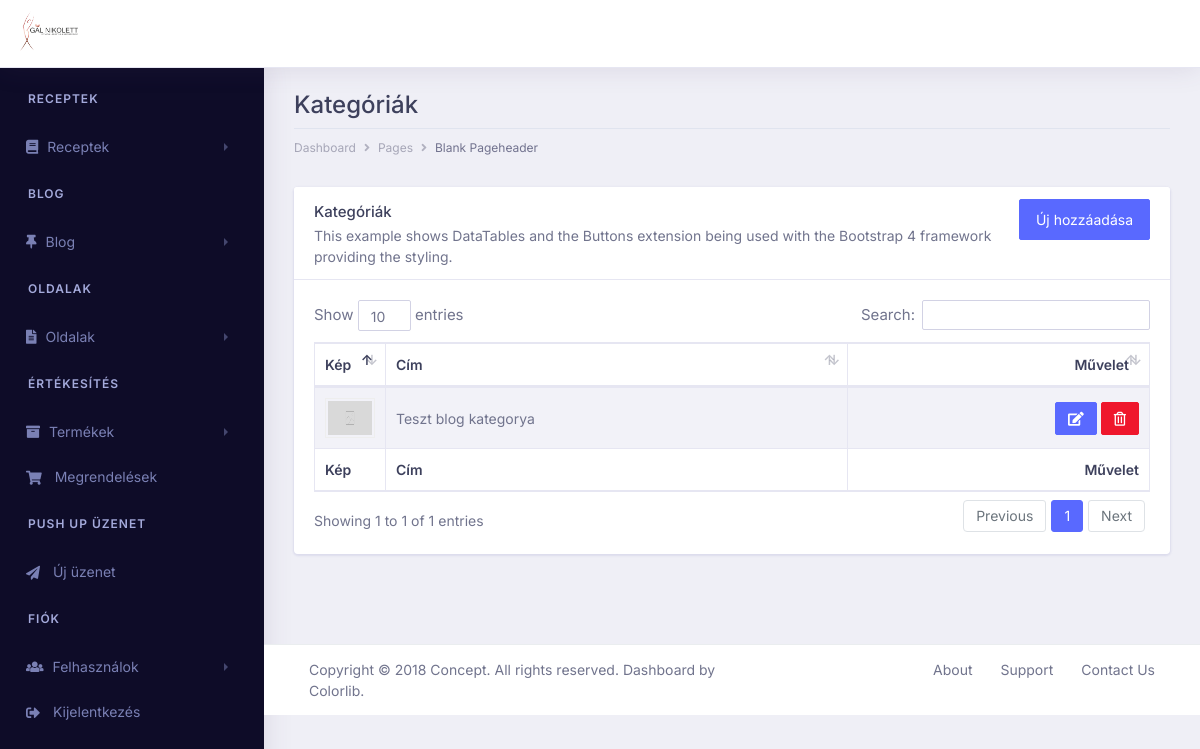
Before: /blog/categories (signed in) with the older database file.
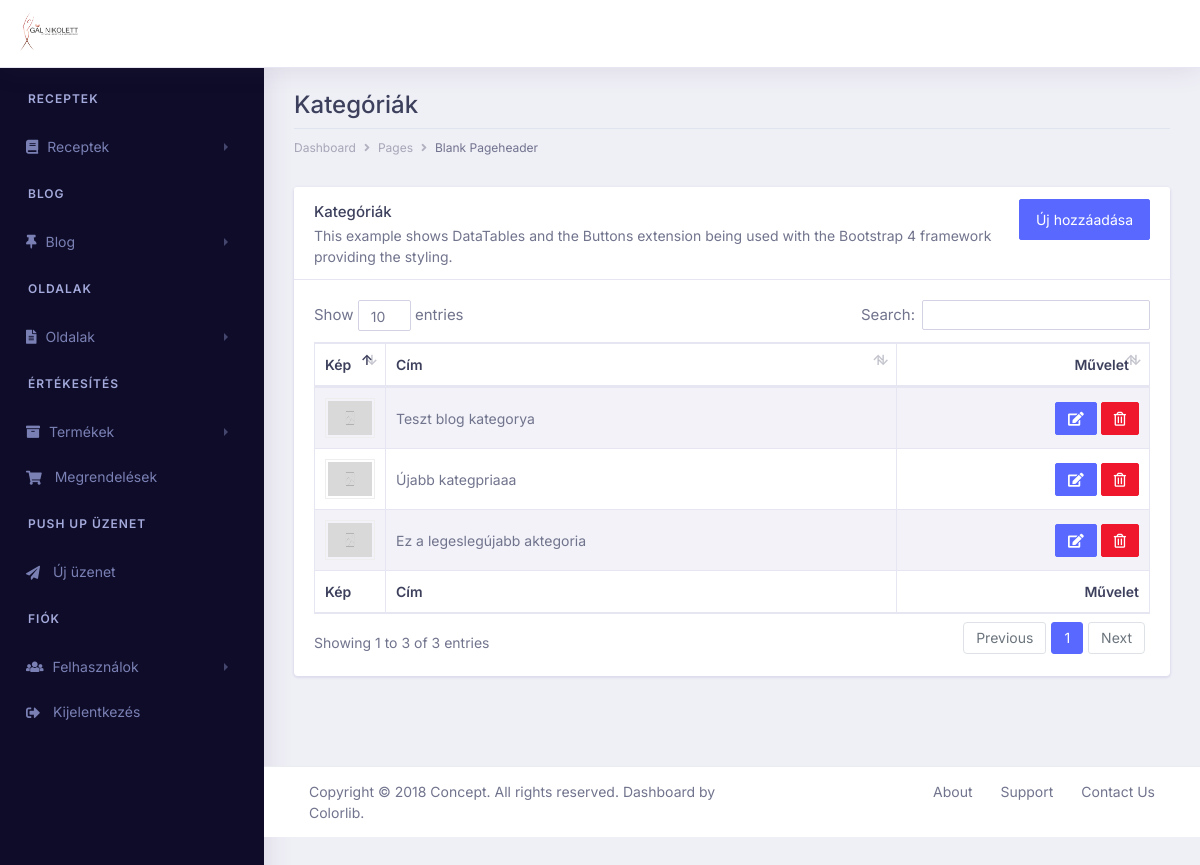
After: the same page with the newer database file.
### blog/models.py (models this page shows, shortened)
class BlogCategory(models.Model):
    blog_category_name = models.CharField(max_length=200, db_index=True)
    blog_category_image = models.ImageField(upload_to='blog/category', default='blog/category/default.jpg')

### blog/views.py (the view)
# urls.py: path('categories', views.index_category, name='blog_category_index'),
@login_required
def index_category(request):
    try:
        categories = BlogCategory.objects.all()
    except BlogCategory.DoesNotExist:
        raise Http404("404 | Nem létezik!")
    return render(request, 'blog/index_category.html', {'categories':categories})

### blog/templates/blog/index_category.html (shortened to what this page needs)
{% extends "../base_blog.html" %}
{% block content %}
    <div class="row">
        <div class="col-xl-12 col-lg-12 col-md-12 col-sm-12 col-12">
            <div class="page-header">
                <h2 class="pageheader-title">Kategóriák</h2>
                <div class="page-breadcrumb">
                    <nav aria-label="breadcrumb">
                        <ol class="breadcrumb">
                            <li class="breadcrumb-item"><a href="#" class="breadcrumb-link">Dashboard</a></li>
                            <li class="breadcrumb-item"><a href="#" class="breadcrumb-link">Pages</a></li>
                            <li class="breadcrumb-item active" aria-current="page">Blank Pageheader</li>
                        </ol>
                    </nav>
                </div>
            </div>
        </div>
    </div>
    <div class="row">
        <div class="col-xl-12 col-lg-12 col-md-12 col-sm-12 col-12">
            <div class="card">
                <div class="card-header">
                    <div class="float-right">
                        <a href="{% url 'blog_category_create' %}" class="btn btn-primary">Új hozzáadása</a>
                    </div>
                    <h5 class="mb-0">Kategóriák</h5>
                    <p>This example shows DataTables and the Buttons extension being used with the Bootstrap 4 framework providing the styling.</p>
                </div>
                <div class="card-body">
                    <div class="table-responsive">
                        <table id="example" class="table table-striped table-bordered first table-sm" style="width:100%">
                            <thead>
                                <tr>
                                    <th>Kép</th>
                                    <th>Cím</th>
                                    <th class="text-right">Művelet</th>
                                </tr>
                            </thead>
                            <tbody>
                            {% for category in categories %}
                                <tr>
                                    <td width="50px"><img src="{{category.blog_category_image.url}}" style="width: 100%; height: 40px; padding: 2px; border: 1px solid #eee;"></td>
                                    <td style="text-transform: none;"><span class="span-title">{{category.blog_category_name}}</span></td>
                                    <td class="text-right">
                                        <a href="{% url 'blog_category_update' category.pk %}" class="btn btn-sm btn-primary"><i class="fa fa-edit"></i></a>
                                        <a href="{% url 'blog_category_delete' category.pk %}" class="btn btn-sm btn-danger text-white"><i class="far fa-trash-alt"></i></a>
                                    </td>
                                </tr>
                             {% endfor %}
                            </tbody>
                            <tfoot>
                                <tr>
                                    <th>Kép</th>
                                    <th>Cím</th>
                                    <th class="text-right">Művelet</th>
                                </tr>
                            </tfoot>
                        </table>
                    </div>
                </div>
            </div>
        </div>
    </div>
{% endblock %}

Changed rows visible on the page:
added BlogCategory: blog_category_image (placeholder picture), blog_category_name "Újabb kategpriaaa"
added BlogCategory: blog_category_image (placeholder picture), blog_category_name "Ez a legeslegújabb aktegoria"
Other visible differences:
text written by a page script: "Show entries Search: Showing 1 to 1 of 1 entries Previous 1 Next" → "Show entries Search: Showing 1 to 3 of 3 entries Previous 1 Next"
